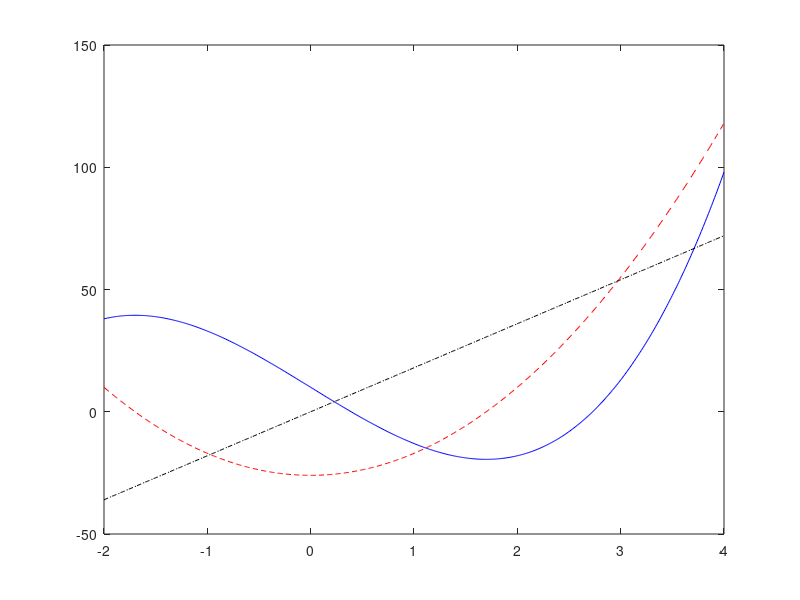

MATLAB code to generate this figure:
% Plot the function y = 3x^3-26x+10 and its first and second derivatives in
% -2<=x<=4
x = [-2:0.01:4];
y = 3*x.^3-26*x+10;
yd = 9*x.^2-26;
ydd = 18*x;
plot(x,y,'-b',x,yd,'--r',x,ydd,'-.k')
% hold on
% plot(x,yd,'--r')
% plot(x,ydd,'-.k')
% hold off

%fplot(@ (x) 3*x.^3-26*x+10, [-2,4])